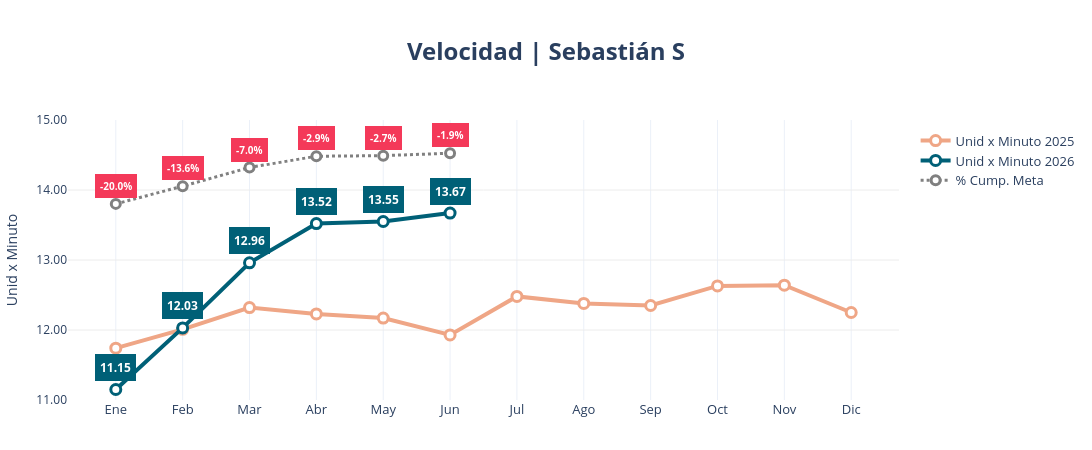

Notebook source saved alongside this figure:
### Code cell
fig = Historico_Velocidad_GOS(
    df=df_vel,
    titulo="Velocidad | Sebastián S",
    value="Unid x Minuto",
    value_cump="CumpVeloc",
    ymin=11,
    ymax=15,
    y2min=-0.9,
    y2max=0.1,
    archivo_html="Velocidad_SebastianS.html"
)

fig.show()

### Figure 1 — Plotly figure (JSON) as saved in the notebook; plotly's stock layout.template omitted (floating-point values rounded to 4 significant figures)
{"data": [{"line": {"color": "#efa686", "width": 4}, "marker": {"color": "white", "line": {"color": "#efa686", "width": 3}, "size": 10}, "mode": "lines+markers", "name": "Unid x Minuto 2025", "type": "scatter", "x": ["Ene", "Feb", "Mar", "Abr", "May", "Jun", "Jul", "Ago", "Sep", "Oct", "Nov", "Dic"], "y": [11.74, 12.01, 12.32, 12.23, 12.17, 11.93, 12.48, 12.38, 12.35, 12.63, 12.64, 12.25]}, {"line": {"color": "#006077", "width": 4}, "marker": {"color": "white", "line": {"color": "#006077", "width": 3}, "size": 10}, "mode": "lines+markers", "name": "Unid x Minuto 2026", "type": "scatter", "x": ["Ene", "Feb", "Mar", "Abr", "May", "Jun", "Jul", "Ago", "Sep", "Oct", "Nov", "Dic"], "y": [11.15, 12.03, 12.96, 13.52, 13.55, 13.67, NaN, NaN, NaN, NaN, NaN, NaN]}, {"hovertemplate": "%{y:.1%}<extra></extra>", "line": {"color": "#808080", "dash": "dot", "width": 3}, "marker": {"color": "white", "line": {"color": "#808080", "width": 3}, "size": 9}, "mode": "lines+markers", "name": "% Cump. Meta", "type": "scatter", "x": ["Ene", "Feb", "Mar", "Abr", "May", "Jun", "Jul", "Ago", "Sep", "Oct", "Nov", "Dic"], "y": [-0.1996, -0.1364, -0.06963, -0.02943, -0.02728, -0.01866, NaN, NaN, NaN, NaN, NaN, NaN], "yaxis": "y2"}], "layout": {"annotations": [{"bgcolor": "#006077", "bordercolor": "#006077", "borderpad": 4, "font": {"color": "white", "size": 12}, "showarrow": false, "text": "<b>11.15</b>", "x": "Ene", "y": 11.15, "yshift": 22}, {"bgcolor": "#006077", "bordercolor": "#006077", "borderpad": 4, "font": {"color": "white", "size": 12}, "showarrow": false, "text": "<b>12.03</b>", "x": "Feb", "y": 12.03, "yshift": 22}, {"bgcolor": "#006077", "bordercolor": "#006077", "borderpad": 4, "font": {"color": "white", "size": 12}, "showarrow": false, "text": "<b>12.96</b>", "x": "Mar", "y": 12.96, "yshift": 22}, {"bgcolor": "#006077", "bordercolor": "#006077", "borderpad": 4, "font": {"color": "white", "size": 12}, "showarrow": false, "text": "<b>13.52</b>", "x": "Abr", "y": 13.52, "yshift": 22}, {"bgcolor": "#006077", "bordercolor": "#006077", "borderpad": 4, "font": {"color": "white", "size": 12}, "showarrow": false, "text": "<b>13.55</b>", "x": "May", "y": 13.55, "yshift": 22}, {"bgcolor": "#006077", "bordercolor": "#006077", "borderpad": 4, "font": {"color": "white", "size": 12}, "showarrow": false, "text": "<b>13.67</b>", "x": "Jun", "y": 13.67, "yshift": 22}, {"bgcolor": "#f43959", "bordercolor": "#f43959", "borderpad": 4, "font": {"color": "white", "size": 10}, "showarrow": false, "text": "<b>-20.0%</b>", "x": "Ene", "y": -0.1996, "yref": "y2", "yshift": 18}, {"bgcolor": "#f43959", "bordercolor": "#f43959", "borderpad": 4, "font": {"color": "white", "size": 10}, "showarrow": false, "text": "<b>-13.6%</b>", "x": "Feb", "y": -0.1364, "yref": "y2", "yshift": 18}, {"bgcolor": "#f43959", "bordercolor": "#f43959", "borderpad": 4, "font": {"color": "white", "size": 10}, "showarrow": false, "text": "<b>-7.0%</b>", "x": "Mar", "y": -0.06963, "yref": "y2", "yshift": 18}, {"bgcolor": "#f43959", "bordercolor": "#f43959", "borderpad": 4, "font": {"color": "white", "size": 10}, "showarrow": false, "text": "<b>-2.9%</b>", "x": "Abr", "y": -0.02943, "yref": "y2", "yshift": 18}, {"bgcolor": "#f43959", "bordercolor": "#f43959", "borderpad": 4, "font": {"color": "white", "size": 10}, "showarrow": false, "text": "<b>-2.7%</b>", "x": "May", "y": -0.02728, "yref": "y2", "yshift": 18}, {"bgcolor": "#f43959", "bordercolor": "#f43959", "borderpad": 4, "font": {"color": "white", "size": 10}, "showarrow": false, "text": "<b>-1.9%</b>", "x": "Jun", "y": -0.01866, "yref": "y2", "yshift": 18}], "height": 450, "hovermode": "x unified", "legend": {"font": {"size": 13}, "orientation": "v", "x": 1.02, "xanchor": "left", "y": 0.98, "yanchor": "top"}, "margin": {"b": 50, "l": 60, "r": 60, "t": 120}, "title": {"font": {"size": 24}, "text": "<b>Velocidad | Sebastián S</b>", "x": 0.5}, "width": 1226, "xaxis": {"tickfont": {"size": 13}}, "yaxis": {"gridcolor": "#ECECEC", "range": [11, 15], "showgrid": true, "tickformat": ".2f", "title": {"text": "Unid x Minuto"}, "zeroline": false}, "yaxis2": {"overlaying": "y", "range": [-0.9, 0.1], "showgrid": false, "showticklabels": false, "side": "right", "ticks": "", "zeroline": false}}}
